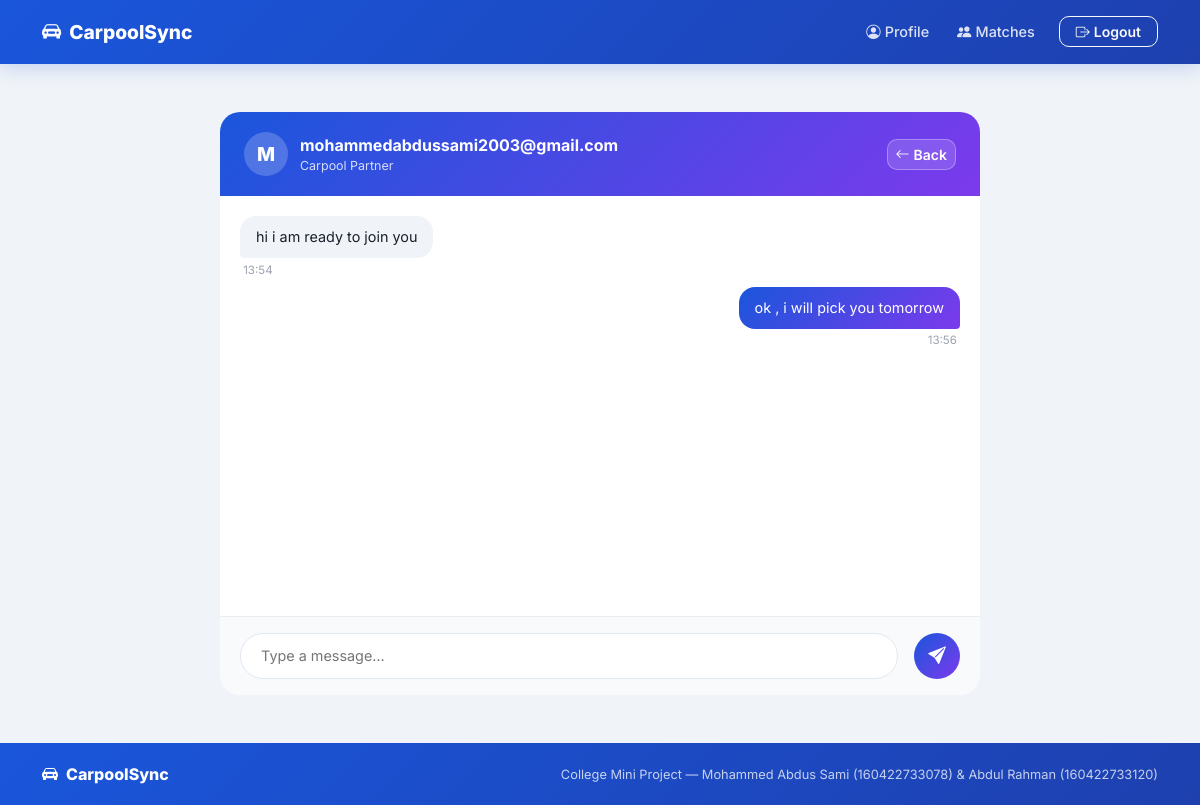
Screenshot of /chat/1/ (signed in) with the database file from the repository.
### scheduler/models.py (models this page shows, shortened)
class CustomUser(AbstractUser):
    username = None
    email = models.EmailField('email address', unique=True)
    USERNAME_FIELD = 'email'
    REQUIRED_FIELDS = []
    objects = CustomUserManager()
    groups = models.ManyToManyField(
        Group,
        verbose_name='groups',
        blank=True,
        help_text='The groups this user belongs to.',
        related_name="customuser_set",
        related_query_name="user",
    )
    user_permissions = models.ManyToManyField(
        Permission,
        verbose_name='user permissions',
        blank=True,
        help_text='Specific permissions for this user.',
        related_name="customuser_set",
        related_query_name="user",
    )

class ChatMessage(models.Model):
    room = models.ForeignKey(ChatRoom, related_name='messages', on_delete=models.CASCADE)
    sender = models.ForeignKey(settings.AUTH_USER_MODEL, on_delete=models.CASCADE)
    message = models.TextField()
    timestamp = models.DateTimeField(auto_now_add=True)
    class Meta:
        ordering = ['timestamp']

### scheduler/views.py (the view, shortened to what this page needs)
# urls.py: path('chat/<int:match_id>/', views.chat_room, name='chat_room'),
@login_required
def chat_room(request, match_id):
    match = get_object_or_404(
        Match.objects.filter(
            Q(schedule1__user=request.user) | Q(schedule2__user=request.user),
            status='accepted'
        ),
        id=match_id
    )
    room, _ = ChatRoom.objects.get_or_create(match=match)
    other_user = (
        match.schedule2.user
        if match.schedule1.user == request.user
        else match.schedule1.user
    )
    chat_messages = room.messages.select_related('sender').order_by('timestamp')
    return render(request, 'chat_room.html', {
        'room': room,
        'other_user': other_user,
        'chat_messages': chat_messages,
        'match': match,
    })

### templates/chat_room.html (shortened to what this page needs)
{% extends 'base.html' %}
{% block content %}
<div class="container py-3">
  <div class="chat-wrapper">
    <div class="chat-header">
      <div class="chat-avatar">{{ other_user.email|first|upper }}</div>
      <div>
        <div style="font-weight:700;font-size:1rem">{{ other_user.email|truncatechars:35 }}</div>
        <div style="font-size:.78rem;opacity:.8">Carpool Partner</div>
      </div>
      <a href="{% url 'matches' %}" class="btn btn-sm ms-auto"
         style="background:rgba(255,255,255,.15);color:#fff;border:1px solid rgba(255,255,255,.3);">
        <i class="bi bi-arrow-left me-1"></i>Back
      </a>
    </div>
    <div class="chat-body" id="chatBody">
      {% if chat_messages %}
        {% for msg in chat_messages %}
        <div class="msg {% if msg.sender == user %}mine{% else %}theirs{% endif %}">
          <div class="msg-bubble">{{ msg.message }}</div>
          <div class="msg-meta">{{ msg.timestamp|time:"H:i" }}</div>
        </div>
        {% endfor %}
      {% else %}
      <div class="text-center m-auto text-muted">
        <i class="bi bi-chat-heart" style="font-size:2.5rem;opacity:.3"></i>
        <p class="mt-2 small">No messages yet. Say hello! 👋</p>
      </div>
      {% endif %}
    </div>
    <div class="chat-footer">
      <form method="post" id="chatForm" autocomplete="off">
        <div class="d-flex gap-3 align-items-center">
          <input type="text" name="message" id="chatInput"
                 class="chat-input" placeholder="Type a message…" required autofocus>
          <button type="submit" class="chat-send-btn">
            <i class="bi bi-send-fill"></i>
          </button>
        </div>
      </form>
    </div>
  </div>
</div>
{% endblock %}

### static/css/base.css (style rules this page uses)
* { box-sizing: border-box; margin: 0; padding: 0; }
body { font-family: 'Inter', sans-serif; background: #f0f4f8; color: #1a202c; padding-top: 64px; }
.btn { border-radius: 10px; font-weight: 600; font-size: .875rem; transition: all .2s; }

### templates/chat_room.html (style rules this page uses)
.chat-wrapper { max-width: 760px; margin: 0 auto; }
.chat-header { background: linear-gradient(135deg,#1a56db,#7c3aed); border-radius: 20px 20px 0 0; padding: 1.25rem 1.5rem; color: #fff; display: flex; align-items: center; gap: .75rem; }
.chat-avatar { width: 44px; height: 44px; background: rgba(255,255,255,.2); border-radius: 50%; display: flex; align-items: center; justify-content: center; font-size: 1.2rem; font-weight: 800; flex-shrink: 0; }
.chat-body { background: #fff; height: 420px; overflow-y: auto; padding: 1.25rem; display: flex; flex-direction: column; gap: .5rem; }
.msg { display: flex; flex-direction: column; max-width: 72%; }
.msg.mine { align-self: flex-end; align-items: flex-end; }
.msg.theirs { align-self: flex-start; align-items: flex-start; }
.msg-bubble { padding: .65rem 1rem; border-radius: 16px; font-size: .9rem; line-height: 1.5; }
.mine .msg-bubble { background: linear-gradient(135deg,#1a56db,#7c3aed); color: #fff; border-bottom-right-radius: 4px; }
.theirs .msg-bubble { background: #f0f4f8; color: #1a202c; border-bottom-left-radius: 4px; }
.msg-meta { font-size: .72rem; color: #9ca3af; margin-top: .2rem; padding: 0 .2rem; }
.chat-footer { background: #f8fafc; border-top: 1.5px solid #e8edf2; border-radius: 0 0 20px 20px; padding: 1rem 1.25rem; }
.chat-input { flex: 1; border-radius: 24px; border: 1.5px solid #e2e8f0; padding: .7rem 1.25rem; font-size: .9rem; outline: none; }
.chat-send-btn { width: 46px; height: 46px; border-radius: 50%; background: linear-gradient(135deg,#1a56db,#7c3aed); border: none; color: #fff; font-size: 1.1rem; display: flex; align-items: center; justify-content: center; transition: all .2s; flex-shrink: 0; }

### rows the page displays
CustomUser: email|first "M", email "mohammedabdussami2003@gmail.com"
ChatMessage: message "hi i am ready to join you", timestamp "13:54"
ChatMessage: message "ok , i will pick you tomorrow", timestamp "13:56"
